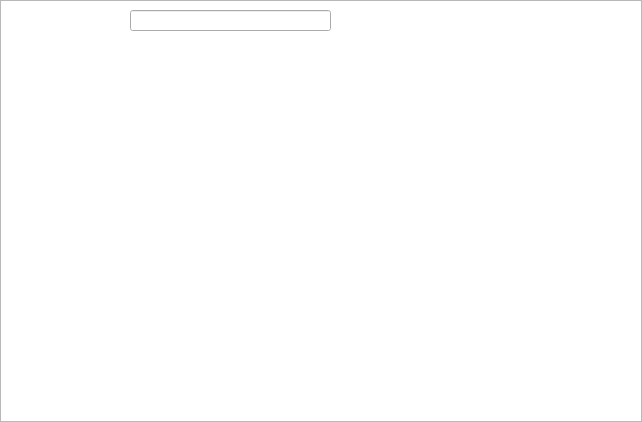
<?xml version="1.0" encoding="UTF-8"?>
<ui version="4.0">
 <class>MainWindow</class>
 <widget class="QMainWindow" name="MainWindow">
  <property name="enabled">
   <bool>true</bool>
  </property>
  <property name="geometry">
   <rect>
    <x>0</x>
    <y>0</y>
    <width>642</width>
    <height>422</height>
   </rect>
  </property>
  <property name="minimumSize">
   <size>
    <width>642</width>
    <height>422</height>
   </size>
  </property>
  <property name="maximumSize">
   <size>
    <width>642</width>
    <height>444</height>
   </size>
  </property>
  <property name="windowTitle">
   <string>MainWindow</string>
  </property>
  <widget class="QWidget" name="centralWidget">
   <property name="minimumSize">
    <size>
     <width>642</width>
     <height>422</height>
    </size>
   </property>
   <property name="maximumSize">
    <size>
     <width>642</width>
     <height>422</height>
    </size>
   </property>
   <widget class="QStackedWidget" name="stackedWidget">
    <property name="geometry">
     <rect>
      <x>0</x>
      <y>0</y>
      <width>642</width>
      <height>422</height>
     </rect>
    </property>
    <property name="minimumSize">
     <size>
      <width>642</width>
      <height>422</height>
     </size>
    </property>
    <property name="maximumSize">
     <size>
      <width>642</width>
      <height>422</height>
     </size>
    </property>
    <property name="currentIndex">
     <number>2</number>
    </property>
    <widget class="QWidget" name="StartMenu">
     <property name="minimumSize">
      <size>
       <width>642</width>
       <height>422</height>
      </size>
     </property>
     <property name="maximumSize">
      <size>
       <width>642</width>
       <height>422</height>
      </size>
     </property>
     <property name="baseSize">
      <size>
       <width>640</width>
       <height>420</height>
      </size>
     </property>
     <property name="autoFillBackground">
      <bool>false</bool>
     </property>
     <widget class="QGraphicsView" name="startBackView">
      <property name="geometry">
       <rect>
        <x>0</x>
        <y>0</y>
        <width>642</width>
        <height>422</height>
       </rect>
      </property>
      <property name="minimumSize">
       <size>
        <width>642</width>
        <height>422</height>
       </size>
      </property>
      <property name="maximumSize">
       <size>
        <width>642</width>
        <height>422</height>
       </size>
      </property>
      <property name="baseSize">
       <size>
        <width>640</width>
        <height>420</height>
       </size>
      </property>
      <property name="autoFillBackground">
       <bool>true</bool>
      </property>
      <property name="interactive">
       <bool>false</bool>
      </property>
     </widget>
     <widget class="QLineEdit" name="lineEdit">
      <property name="geometry">
       <rect>
        <x>200</x>
        <y>220</y>
        <width>251</width>
        <height>51</height>
       </rect>
      </property>
      <property name="font">
       <font>
        <pointsize>18</pointsize>
       </font>
      </property>
      <property name="layoutDirection">
       <enum>Qt::LeftToRight</enum>
      </property>
      <property name="text">
       <string>127.0.0.1</string>
      </property>
      <property name="alignment">
       <set>Qt::AlignCenter</set>
      </property>
     </widget>
     <widget class="QPushButton" name="New_game">
      <property name="geometry">
       <rect>
        <x>250</x>
        <y>140</y>
        <width>161</width>
        <height>71</height>
       </rect>
      </property>
      <property name="text">
       <string>NEW GAME</string>
      </property>
     </widget>
     <widget class="QPushButton" name="Connect">
      <property name="geometry">
       <rect>
        <x>250</x>
        <y>280</y>
        <width>161</width>
        <height>71</height>
       </rect>
      </property>
      <property name="text">
       <string>CONNECT</string>
      </property>
     </widget>
    </widget>
    <widget class="QWidget" name="Placing">
     <property name="enabled">
      <bool>true</bool>
     </property>
     <property name="minimumSize">
      <size>
       <width>642</width>
       <height>422</height>
      </size>
     </property>
     <property name="maximumSize">
      <size>
       <width>642</width>
       <height>422</height>
      </size>
     </property>
     <widget class="QGraphicsView" name="placingBackVIew">
      <property name="geometry">
       <rect>
        <x>0</x>
        <y>0</y>
        <width>642</width>
        <height>422</height>
       </rect>
      </property>
      <property name="minimumSize">
       <size>
        <width>642</width>
        <height>422</height>
       </size>
      </property>
      <property name="maximumSize">
       <size>
        <width>642</width>
        <height>422</height>
       </size>
      </property>
     </widget>
     <widget class="QPushButton" name="startButton">
      <property name="geometry">
       <rect>
        <x>50</x>
        <y>300</y>
        <width>181</width>
        <height>71</height>
       </rect>
      </property>
      <property name="text">
       <string>START</string>
      </property>
     </widget>
    </widget>
    <widget class="QWidget" name="Game">
     <property name="minimumSize">
      <size>
       <width>642</width>
       <height>422</height>
      </size>
     </property>
     <property name="maximumSize">
      <size>
       <width>642</width>
       <height>422</height>
      </size>
     </property>
     <widget class="QGraphicsView" name="fieldBackView">
      <property name="geometry">
       <rect>
        <x>0</x>
        <y>0</y>
        <width>642</width>
        <height>422</height>
       </rect>
      </property>
      <property name="minimumSize">
       <size>
        <width>642</width>
        <height>422</height>
       </size>
      </property>
      <property name="maximumSize">
       <size>
        <width>642</width>
        <height>422</height>
       </size>
      </property>
      <property name="autoFillBackground">
       <bool>false</bool>
      </property>
     </widget>
     <widget class="QLineEdit" name="lineEdit_2">
      <property name="geometry">
       <rect>
        <x>130</x>
        <y>10</y>
        <width>201</width>
        <height>21</height>
       </rect>
      </property>
     </widget>
    </widget>
   </widget>
  </widget>
 </widget>
 <layoutdefault spacing="6" margin="11"/>
 <resources/>
 <connections/>
</ui>
